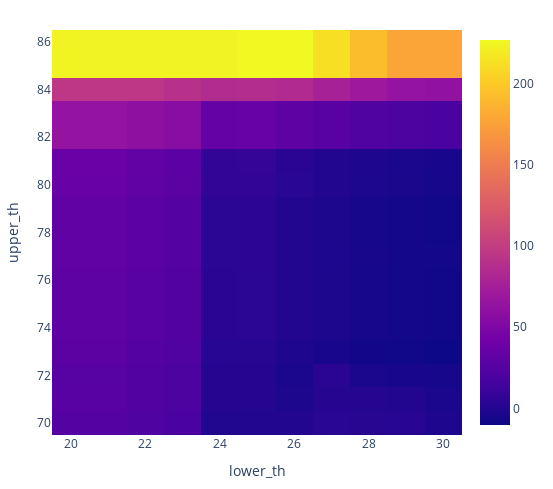

The notebook cell saved with this chart:
### Code cell
comb_stats_df['Expectancy'].dropna().vbt.heatmap().show()

### Figure 1 — Plotly figure (JSON) as saved in the notebook; plotly's stock layout.template omitted (floating-point values rounded to 4 significant figures; data arrays with more than 128 entries replaced by an {"elided": "..."} marker saying what was removed)
{"data": [{"colorscale": [[0, "#0d0887"], [0.1111, "#46039f"], [0.2222, "#7201a8"], [0.3333, "#9c179e"], [0.4444, "#bd3786"], [0.5556, "#d8576b"], [0.6667, "#ed7953"], [0.7778, "#fb9f3a"], [0.8889, "#fdca26"], [1, "#f0f921"]], "hoverongaps": false, "hovertemplate": "lower_th: %{x}<br>upper_th: %{y}<br>value: %{z}<extra></extra>", "type": "heatmap", "x": [20, 21, 22, 23, 24, 25, 26, 27, 28, 29, 30], "y": [70, 71, 72, 73, 74, 75, 76, 77, 78, 79, 80, 81, 82, 83, 84, 85, 86], "z": {"elided": "17x11 float values"}}], "layout": {"height": 490.0, "legend": {"orientation": "h", "traceorder": "normal", "x": 1, "xanchor": "right", "y": 1.02, "yanchor": "bottom"}, "margin": {"b": 30, "l": 30, "r": 30, "t": 30}, "width": 553, "xaxis": {"title": {"text": "lower_th"}}, "yaxis": {"title": {"text": "upper_th"}}}}
